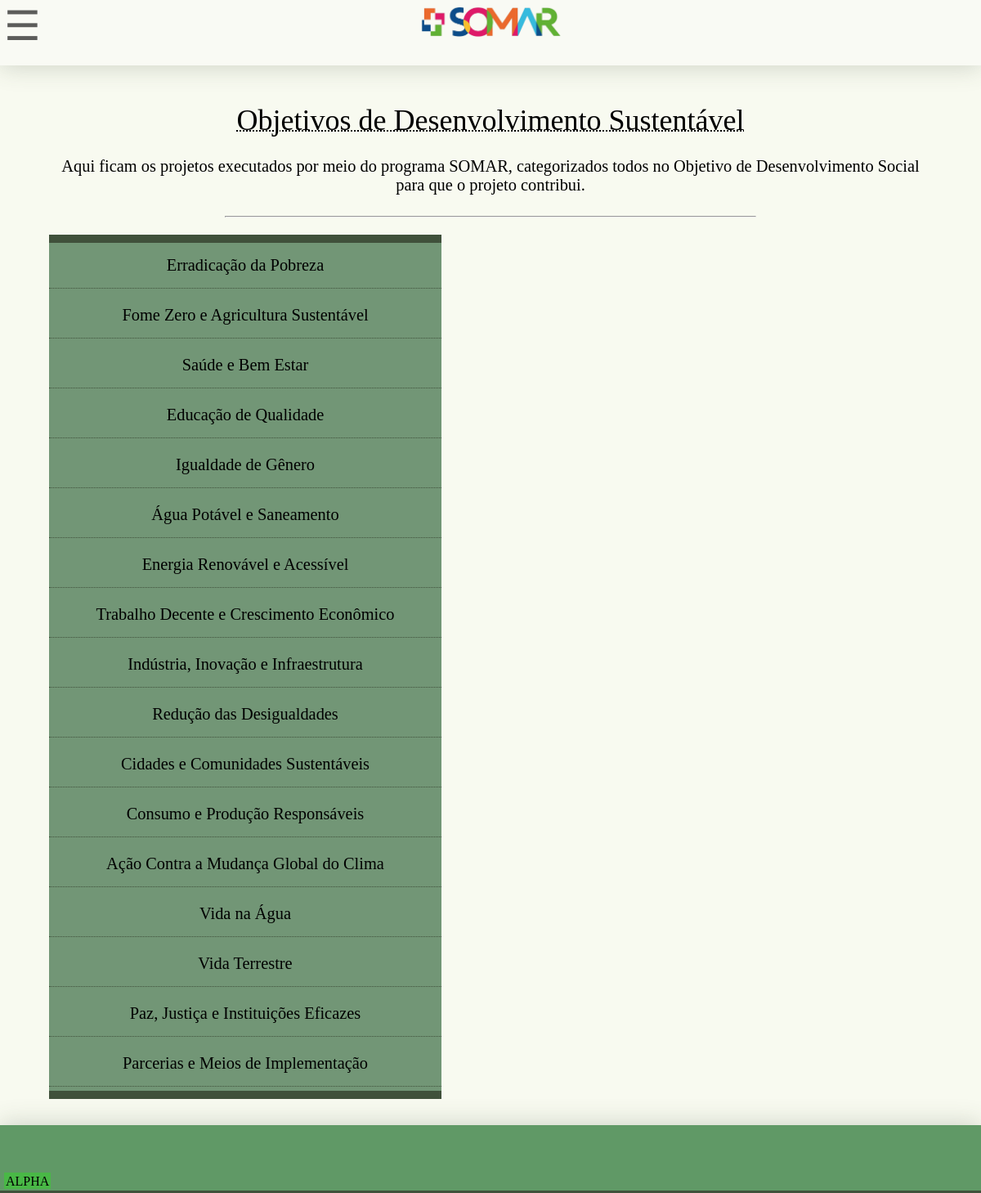
The app's page /projects/, older data.
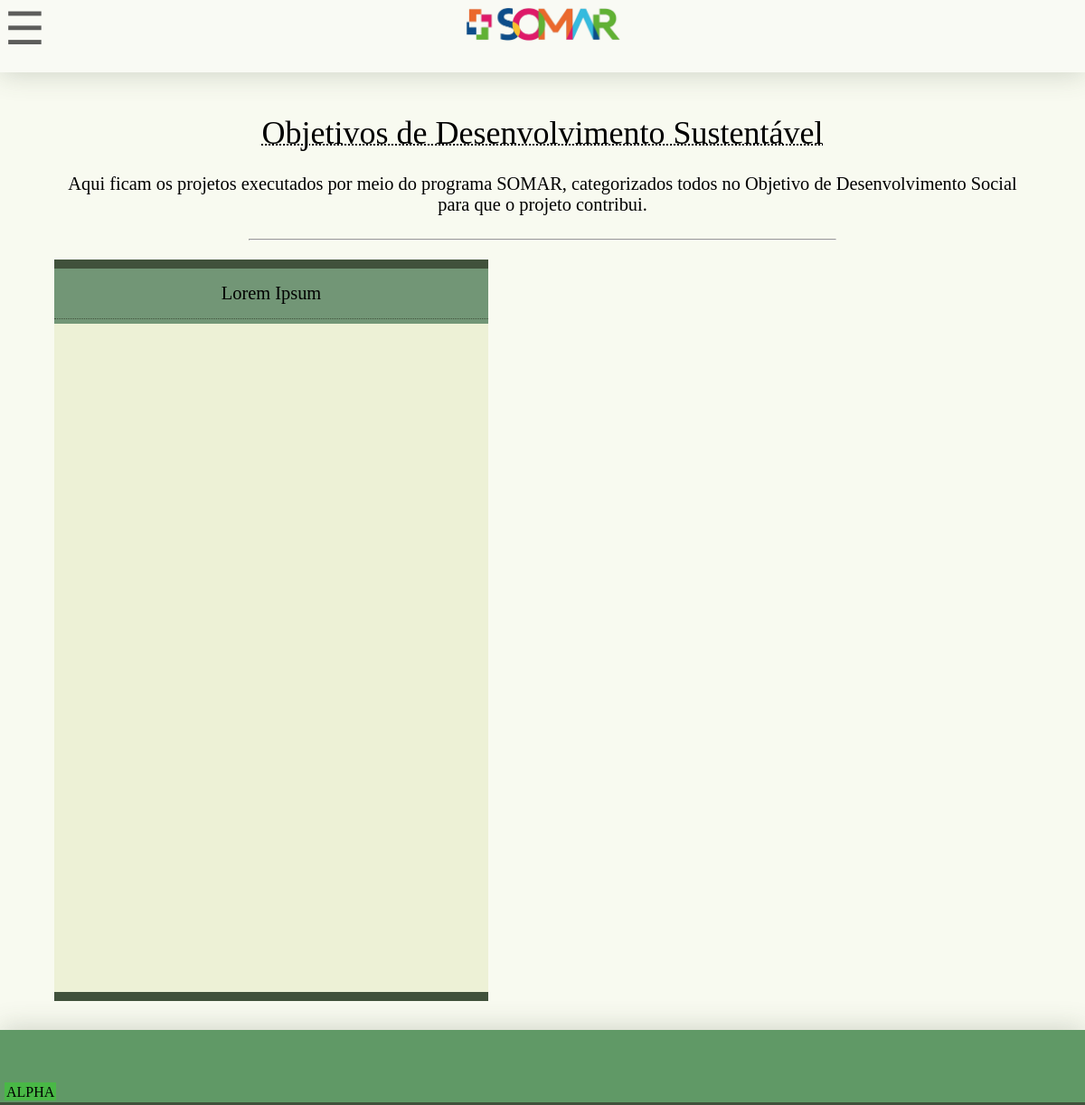
The same page, newer data.
### alexandria_site/models.py (models this page shows)
class Objective(models.Model):
    name = models.CharField(max_length=60)
    def __str__(self):
        return self.name

### alexandria_site/views.py (the view)
# urls.py: path("projects/", views.projects, name='projects'),
def projects(request):
    objectives = models.Objective.objects.all()
    projects = models.Project.objects.all()
    return render(request, 'alexandria_site/projects.html', {
        "objectives": objectives,
        "projects": projects,
        "bgimg": "background-image: url('../static/leaves_tileable.jpg'); background-size: 50%; max-height=100%;",
        })

### alexandria_site/models.py (called while the page is built)
    def __str__(self):
        return self.name

### alexandria_site/templates/alexandria_site/projects.html (shortened to what this page needs)
{% extends 'alexandria_site/layout.html' %}
{% block content %}
<div class="content">
    <div class="content-section center" style="min-width:90vw;">
        <h1 class="title center">Objetivos de Desenvolvimento Sustentável</h1>
    <p>Aqui ficam os projetos executados por meio do programa SOMAR, categorizados todos no Objetivo de Desenvolvimento Social para que o projeto contribui.</p><br>
    </div>
    <hr style="width: 60%;">
    <div class="content-section">
        <div class="accordion-wrapper" id="accordionWrapper">
            <div class="menu">
                {% for objective in objectives %}
                <button class="accordion" onclick="accordionToggleDown(this)">{{objective}}</button>
                <div class="panel down">
                    {% for project in objective.project_set.all %}
                    <div class="projects">
                        <button class="sub accordion" id="{{project}}" onclick="accordionNavToggle(this)">{{project}} | <small>{{project.state}} - {{project.city}}</small></button>
                    </div>
                    {% endfor %}
                </div>
                {% endfor %}
            </div>
        </div>
    </div>
</div>
{% endblock content %}

Row changes from the older to the newer data that the page shows:
removed Objective: name "Erradicação da Pobreza"
removed Objective: name "Saúde e Bem Estar"
removed Objective: name "Educação de Qualidade"
removed Objective: name "Igualdade de Gênero"
removed Objective: name "Água Potável e Saneamento"
removed Objective: name "Energia Renovável e Acessível"
removed Objective: name "Trabalho Decente e Crescimento Econômico"
removed Objective: name "Indústria, Inovação e Infraestrutura"
removed Objective: name "Redução das Desigualdades"
removed Objective: name "Cidades e Comunidades Sustentáveis"
removed Objective: name "Consumo e Produção Responsáveis"
removed Objective: name "Ação Contra a Mudança Global do Clima"
removed Objective: name "Vida na Água"
removed Objective: name "Vida Terrestre"
removed Objective: name "Paz, Justiça e Instituições Eficazes"
removed Objective: name "Parcerias e Meios de Implementação"
changed Objective: name "Fome Zero e Agricultura Sustentável" → "Lorem Ipsum"
